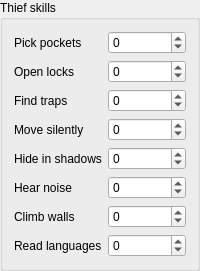
               <widget class="QGroupBox" name="box_thief_skills">
                <property name="title">
                 <string>Thief skills</string>
                </property>
                <layout class="QFormLayout" name="form_thief_skills">
                 <item row="0" column="0">
                  <widget class="QLabel" name="label_thief_pick_pockets">
                   <property name="text">
                    <string>Pick pockets</string>
                   </property>
                  </widget>
                 </item>
                 <item row="0" column="1">
                  <widget class="QSpinBox" name="field_thief_pick_pockets">
                   <property name="minimum">
                    <number>-128</number>
                   </property>
                   <property name="maximum">
                    <number>127</number>
                   </property>
                  </widget>
                 </item>
                 <item row="1" column="0">
                  <widget class="QLabel" name="label_thief_open_locks">
                   <property name="text">
                    <string>Open locks</string>
                   </property>
                  </widget>
                 </item>
                 <item row="1" column="1">
                  <widget class="QSpinBox" name="field_thief_open_locks">
                   <property name="minimum">
                    <number>-128</number>
                   </property>
                   <property name="maximum">
                    <number>127</number>
                   </property>
                  </widget>
                 </item>
                 <item row="2" column="0">
                  <widget class="QLabel" name="label_thief_find_traps">
                   <property name="text">
                    <string>Find traps</string>
                   </property>
                  </widget>
                 </item>
                 <item row="2" column="1">
                  <widget class="QSpinBox" name="field_thief_find_traps">
                   <property name="minimum">
                    <number>-128</number>
                   </property>
                   <property name="maximum">
                    <number>127</number>
                   </property>
                  </widget>
                 </item>
                 <item row="3" column="0">
                  <widget class="QLabel" name="label_thief_move_silently">
                   <property name="text">
                    <string>Move silently</string>
                   </property>
                  </widget>
                 </item>
                 <item row="3" column="1">
                  <widget class="QSpinBox" name="field_thief_move_silently">
                   <property name="minimum">
                    <number>-128</number>
                   </property>
                   <property name="maximum">
                    <number>127</number>
                   </property>
                  </widget>
                 </item>
                 <item row="4" column="0">
                  <widget class="QLabel" name="label_thief_hide_in_shadows">
                   <property name="text">
                    <string>Hide in shadows</string>
                   </property>
                  </widget>
                 </item>
                 <item row="4" column="1">
                  <widget class="QSpinBox" name="field_thief_hide_in_shadows">
                   <property name="minimum">
                    <number>-128</number>
                   </property>
                   <property name="maximum">
                    <number>127</number>
                   </property>
                  </widget>
                 </item>
                 <item row="5" column="0">
                  <widget class="QLabel" name="label_thief_hear_noise">
                   <property name="text">
                    <string>Hear noise</string>
                   </property>
                  </widget>
                 </item>
                 <item row="5" column="1">
                  <widget class="QSpinBox" name="field_thief_hear_noise">
                   <property name="minimum">
                    <number>-128</number>
                   </property>
                   <property name="maximum">
                    <number>127</number>
                   </property>
                  </widget>
                 </item>
                 <item row="6" column="0">
                  <widget class="QLabel" name="label_thief_climb_walls">
                   <property name="text">
                    <string>Climb walls</string>
                   </property>
                  </widget>
                 </item>
                 <item row="6" column="1">
                  <widget class="QSpinBox" name="field_thief_climb_walls">
                   <property name="minimum">
                    <number>-128</number>
                   </property>
                   <property name="maximum">
                    <number>127</number>
                   </property>
                  </widget>
                 </item>
                 <item row="7" column="0">
                  <widget class="QLabel" name="label_thief_read_languages">
                   <property name="text">
                    <string>Read languages</string>
                   </property>
                  </widget>
                 </item>
                 <item row="7" column="1">
                  <widget class="QSpinBox" name="field_thief_read_languages">
                   <property name="minimum">
                    <number>-128</number>
                   </property>
                   <property name="maximum">
                    <number>127</number>
                   </property>
                  </widget>
                 </item>
                </layout>
               </widget>
